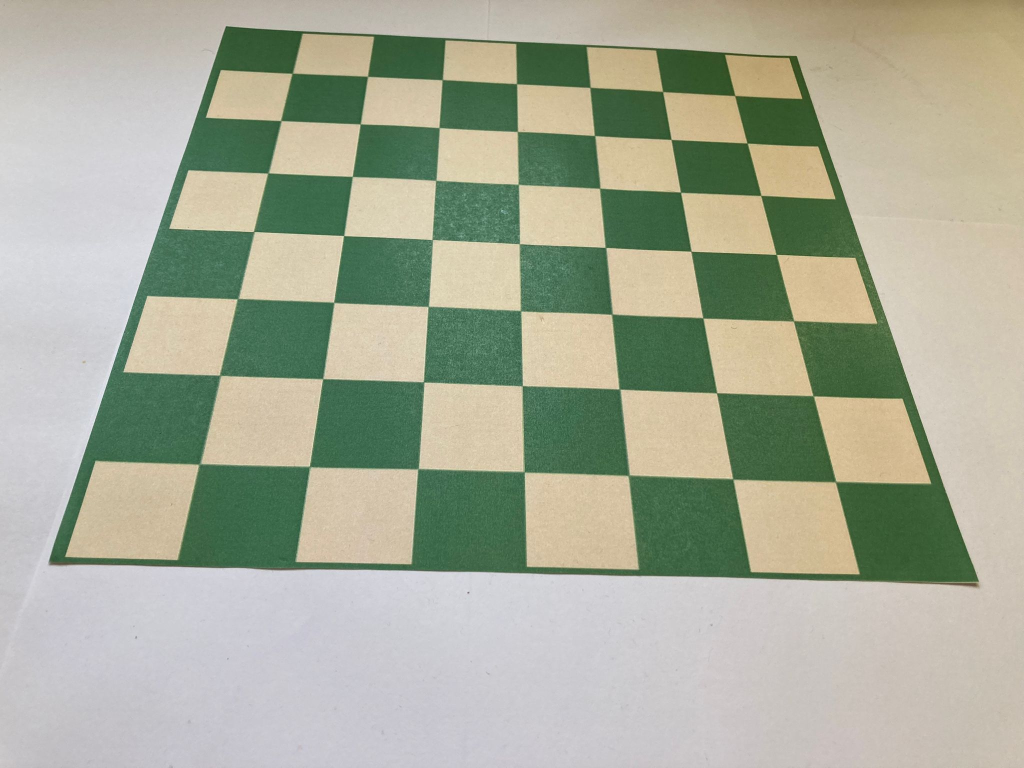
#> input picture testimages/board3.jpg, 2048 x 1536 px (shown at 1/2 size)
$ python chessboardDetector.py
#> lines starting #> are read from the running program, lines starting #| are printed output that depends on the picture
from collections import defaultdict

import cv2
import numpy as np
import scipy.cluster as cluster
from scipy import spatial

COLOR_RED = (0, 0, 255)
COLOR_GREEN = (0, 255, 0)
COLOR_BLUE = (255, 0, 0)
COLOR_YELLOW = (0, 255, 255)
COLOR_WHITE = (255, 255, 255)
COLOR_BLACK = (0, 0, 0)


def display_image(title, image):
    cv2.imshow(title, image)
    cv2.waitKey(0)
    cv2.destroyAllWindows()


"""
    This function takes an image and finds the largest square-shaped object within it using the OpenCV library.
    - Image Preparation:
        Convert the image to grayscale and blur it slightly to reduce noise.
    - Thresholding:
        Turn the grayscale image into a black and white image where objects are separated from the background.
    - Contour Detection:
        Identify the outlines of objects in the black and white image.
    - Find the Largest Square:
        Among all the detected shapes, pick the one that is the largest and has four corners (a square).
"""


def find_largest_square_contour(image):
    gray_img = cv2.cvtColor(image, cv2.COLOR_BGR2GRAY)
    blurred_image = cv2.GaussianBlur(gray_img, (7, 7), 0)
    adaptive_threshold = cv2.adaptiveThreshold(blurred_image, 255, cv2.ADAPTIVE_THRESH_MEAN_C, cv2.THRESH_BINARY_INV, 11,
                                               3)
    contours, _ = cv2.findContours(adaptive_threshold, cv2.RETR_EXTERNAL, cv2.CHAIN_APPROX_SIMPLE)

    # Find the largest square contour
    largest_square_contour = None
    largest_square_area = 0

    for contour in contours:
        epsilon = 0.05 * cv2.arcLength(contour, True)
        approx = cv2.approxPolyDP(contour, epsilon, True)

        if len(approx) == 4:
            area = cv2.contourArea(contour)
            if area > largest_square_area:
                largest_square_area = area
                largest_square_contour = contour

    return largest_square_contour


"""
   code from: https://github.com/andrewleeunderwood/project_MYM/blob/master/cv_chess_functions.py
   The cluster_points method takes a list of points and groups them into clusters based on their proximity.
   1. Pairwise Distances: It calculates the distances between all pairs of input points.
   2. Hierarchical Clustering: It groups points into clusters using single linkage hierarchical clustering based on distance.
   3. Cluster Assignment: Points closer than a specified threshold are put into the same cluster.
   4. Centroids: For each cluster, it computes the centroid (average) of its points.
   5. Sorting: The cluster centroids are sorted based on their y-coordinates and then their x-coordinates.
"""


def cluster_points(points):
    dists = spatial.distance.pdist(points)
    single_linkage = cluster.hierarchy.single(dists)
    #flat_clusters = cluster.hierarchy.fcluster(single_linkage, 15, 'distance') #for bigger image as input
    flat_clusters = cluster.hierarchy.fcluster(single_linkage, 9, 'distance') #for 640x640 image as input
    cluster_dict = defaultdict(list)
    for i in range(len(flat_clusters)):
        cluster_dict[flat_clusters[i]].append(points[i])
    cluster_values = cluster_dict.values()
    clusters = map(lambda arr: (np.mean(np.array(arr)[:, 0]), np.mean(np.array(arr)[:, 1])), cluster_values)
    return sorted(list(clusters), key=lambda k: [k[1], k[0]])


"""
    - If horizontal and vertical lines are provided separately, it computes intersections between them by solving equations based on line parameters.
    - If a list of lines is given, it iterates through pairs, avoiding nearly parallel lines, and calculates their intersections.
"""


def detect_line_intersections(horizontal_lines, vertical_lines, lines):
    intersections = []
    if lines is None:
        # https://github.com/andrewleeunderwood/project_MYM/blob/master/cv_chess_functions.py
        for r_h, t_h in horizontal_lines:
            for r_v, t_v in vertical_lines:
                a = np.array([[np.cos(t_h), np.sin(t_h)], [np.cos(t_v), np.sin(t_v)]])
                b = np.array([r_h, r_v])
                inter_point = np.linalg.solve(a, b)
                intersections.append(inter_point)

    else:
        for i in range(len(lines)):
            for j in range(i + 1, len(lines)):
                line1 = lines[i][0]
                line2 = lines[j][0]

                rho1, theta1 = line1
                rho2, theta2 = line2

                # Check if lines are nearly parallel (threshold may need adjustment)
                if abs(theta1 - theta2) < np.radians(10):
                    continue

                # Calculate intersection point
                a = np.array([
                    [np.cos(theta1), np.sin(theta1)],
                    [np.cos(theta2), np.sin(theta2)]
                ])
                b = np.array([[rho1], [rho2]])

                try:
                    intersection = np.linalg.solve(a, b)

                    x, y = intersection.ravel()
                    x = int(x)
                    y = int(y)

                    intersections.append((x, y))
                except np.linalg.LinAlgError:
                    # Singular matrix, lines are parallel, continue to the next pair
                    continue

    points = cluster_points(intersections)

    return points


"""
   This method draws the edge points of the chessboard frame and returns their coordinates.
   - It separates points into "top" and "bottom" based on their vertical positions in the image.
   - Sorts these points.
   - Extracts the top two and bottom two points.
   - Draws circles and labels for these four points.
   - Calculates margin points slightly offset from the original points.
   - Returns the coordinates of all these points.
"""


def draw_edgepoints(image, points):
    top_left_margin = None
    top_right_margin = None
    bottom_left_margin = None
    bottom_right_margin = None

    top_points = []
    bottom_points = []

    image_width = image.shape[1]
    image_height = image.shape[0]

    # Filter out points with y-values less than or equal to zero
    filtered_points = [point for point in points if point[1] > 0]

    # Iterate through the filtered list of points
    for point in filtered_points:
        x, y = point

        # Determine if the point is in the top or bottom half of the image
        if y < image_height / 2:
            top_points.append((x, y))
        else:
            bottom_points.append((x, y))

    # Sort the top points based on their y-values (ascending order)
    top_points.sort(key=lambda p: p[1])

    # Sort the bottom points based on their y-values (descending order)
    bottom_points.sort(key=lambda p: p[1], reverse=True)

    # Extract the top two and bottom two points
    top_two_points = top_points[:2]
    bottom_two_points = bottom_points[:2]

    # draw the edge points with a margin of 10px
    margin = 10
    for point in top_two_points + bottom_two_points:
        x, y = point

        if x < image_width / 2 and y < image_height / 2:
            top_left_margin = (x - margin, y - margin)
            cv2.circle(image, (int(top_left_margin[0]), int(top_left_margin[1])), 5, COLOR_GREEN, -1)

        elif x >= image_width / 2 and y < image_height / 2:

            top_right_margin = (x + margin, y - margin)
            cv2.circle(image, (int(top_right_margin[0]), int(top_right_margin[1])), 5, COLOR_GREEN, -1)
        elif x < image_width / 2 and y >= image_height / 2:
            bottom_left_margin = (x - margin, y + margin)
            cv2.circle(image, (int(bottom_left_margin[0]), int(bottom_left_margin[1])), 5, COLOR_GREEN, -1)
        else:
            bottom_right_margin = (x + margin, y + margin)
            cv2.circle(image, (int(bottom_right_margin[0]), int(bottom_right_margin[1])), 5, COLOR_GREEN, -1)

        # circle the edgepoints without the margin
        cv2.circle(image, (int(x), int(y)), 5, COLOR_YELLOW, -1)  # Draw yellow circles

    return top_left_margin, top_right_margin, bottom_left_margin, bottom_right_margin


"""
    Function that draws the given points on the image.
"""


# [4 lines left out: function draw_points, not called in this run]


"""
      -   The function begins by defining the region of interest (ROI) as a polygon with specific vertices.
          In this case, it's a quadrilateral with vertices specified by the input parameters top_left_margin,
          top_right_margin, bottom_right_margin, and bottom_left_margin.
      -   It creates a binary mask of the same size as the input canny image, initialized with zeros.
      -   The function fills the ROI area in the mask with white pixels (pixel value 255). This step isolates the area of interest in the mask.
      -   Finally, the function performs a bitwise AND operation between the canny image and the mask.
          This operation retains only the edges and features within the defined ROI, effectively masking out other areas.
      -   The function returns the resulting ROI image, which contains the edge information within the specified region of interest.
"""


def region_of_interest(canny, top_left_margin, top_right_margin, bottom_right_margin, bottom_left_margin):
    # define the region of interest (roi)
    roi = np.array([
        [[top_left_margin[0], top_left_margin[1]]],
        [[top_right_margin[0], top_right_margin[1]]],
        [[bottom_right_margin[0], bottom_right_margin[1]]],
        [[bottom_left_margin[0], bottom_left_margin[1]]]
    ], dtype=np.int32)

    mask = np.zeros_like(canny)

    # Fill the ROI area with white
    cv2.fillPoly(mask, [roi], COLOR_WHITE)

    # Perform bitwise AND operation to extract ROI
    roi_image = cv2.bitwise_and(canny, mask)

    return roi_image


"""
   The _define_chess_grid function organizes detected intersection points into a 9x9 grid, assigns chessboard cell labels,
   and records the coordinates of each cell's corners
"""


# [62 lines left out: function define_chess_grid, not called in this run]


class ChessboardDetection:
    def __init__(self):
        self.max_horizontal_angle_deg = None
        self.min_horizontal_angle_deg = None
        self.max_vertical_angle_deg = None
        self.min_vertical_angle_deg = None


    """
        This method draws in the horizontal and vertical lines detected and skips those which don't fit in the specified range of angles.
        It iterates through the lines detected in the image, where each line is represented by its parameters rho (distance from the origin) and theta (angle with the x-axis).
        For each detected line, it calculates the radians as the angle in radians, and then calculates the coordinates x0, y0, x1, and y2 to draw the line.
        If the line falls within the specified range of horizontal angles (min_horizontal_angle_deg to max_horizontal_angle_deg), it is considered a horizontal line.
        If the line falls within the specified range of vertical angles (min_vertical_angle_deg to max_vertical_angle_deg), it is considered a vertical line.
    """

    def _draw_horizontal_vertical_lines(self, lines, image):
        vertical_lines = []
        horizontal_lines = []

        # Iterate through the new lines and draw them if they meet the criteria
        for line in lines:
            rho, theta = line[0]
            radians = theta
            a = np.cos(radians)
            b = np.sin(radians)
            x0 = a * rho
            y0 = b * rho
            x1 = int(x0 + 1000 * (-b))
            y1 = int(y0 + 1000 * (a))
            x2 = int(x0 - 1000 * (-b))
            y2 = int(y0 - 1000 * (a))

            if (self.min_horizontal_angle_deg <= np.degrees(radians) <= self.max_horizontal_angle_deg):
                cv2.line(image, (x1, y1), (x2, y2), COLOR_RED, 2)
                horizontal_lines.append((rho, theta))

            elif (self.min_horizontal_angle_deg + 180 <= np.degrees(radians) <= self.max_horizontal_angle_deg + 180):
                cv2.line(image, (x1, y1), (x2, y2), COLOR_RED, 2)
                horizontal_lines.append((rho, theta))

            elif (self.min_vertical_angle_deg <= np.degrees(radians) <= self.max_vertical_angle_deg):
                cv2.line(image, (x1, y1), (x2, y2), COLOR_BLUE, 2)
                vertical_lines.append((rho, theta))

            elif (self.min_vertical_angle_deg + 180 <= np.degrees(radians) <= self.max_vertical_angle_deg + 180):
                cv2.line(image, (x1, y1), (x2, y2), COLOR_BLUE, 2)
                vertical_lines.append((rho, theta))

        display_image('Detected Lines', image)

        return horizontal_lines, vertical_lines

    """
        this function detects the frame of the chessboard and returns the coordinates of the edgepoints of the frame
    """

    def _detect_frame(self, image):

        # Find the largest square contour in the image
        largest_square_contour = find_largest_square_contour(image)

        # Draw the largest square contour on the image
        if largest_square_contour is None:
            return None, None, None, None

        cv2.drawContours(image, [largest_square_contour], -1, COLOR_GREEN, 3)

        image = cv2.resize(image, (0, 0), fx=1, fy=1)
        #display_image('Largest Square Contour', image)

        # Define the color range you want to detect (in BGR format) (I only want to consider the green lines and do
        # a hough line detection on them)
        lower_color = np.array(COLOR_GREEN)
        upper_color = np.array(COLOR_GREEN)

        # Create a binary mask for the desired color
        color_mask = cv2.inRange(image, lower_color, upper_color)

        # Perform Hough Line Detection
        # rho is the distance resolution of the accumulator in pixels
        # theta is the angle resolution of the accumulator in radians
        # setting theta to np.pi/180 converts degrees to radians
        # threshold specifies the minimum number of votes required for a line to be considered a valid detection
        lines = cv2.HoughLines(color_mask, rho=0.6, theta=np.pi / 180, threshold=120)

        if lines is None:
            return None, None, None, None

        horizontal_lines = []
        vertical_lines = []

        # Define a small angle tolerance (in degrees) for classifying lines as horizontal or vertical
        angle_tolerance = 45

        # Draw the horizontal and vertical lines on the image
        for line in lines:
            rho, theta = line[0]
            a = np.cos(theta)
            b = np.sin(theta)
            x0 = a * rho
            y0 = b * rho

            x1 = int(x0 + 1000 * (-b))
            y1 = int(y0 + 1000 * a)
            x2 = int(x0 - 1000 * (-b))
            y2 = int(y0 - 1000 * a)
            degrees = np.degrees(theta)

            # Check if the line is approximately horizontal (within angle_tolerance degrees)
            if abs(degrees - 90) < angle_tolerance or abs(degrees + 90) < angle_tolerance:
                vertical_lines.append(line)
                cv2.line(image, (x1, y1), (x2, y2), COLOR_RED, 2)  # Color horizontal lines in red
            # Check if the line is approximately vertical (within angle_tolerance degrees)
            elif abs(degrees) < angle_tolerance or abs(degrees - 180) < angle_tolerance:
                horizontal_lines.append(line)
                cv2.line(image, (x1, y1), (x2, y2), COLOR_BLUE, 2)  # Color vertical lines in blue

        # Find maximum and minimum angles for horizontal lines
        if not len(horizontal_lines) == 0:
            max_horizontal_angle = max(np.degrees(line[0][1]) for line in horizontal_lines)
            min_horizontal_angle = min(np.degrees(line[0][1]) for line in horizontal_lines)

        # Find maximum and minimum angles for vertical lines
        if not len(vertical_lines) == 0:
            max_vertical_angle = max(np.degrees(line[0][1]) for line in vertical_lines)
            min_vertical_angle = min(np.degrees(line[0][1]) for line in vertical_lines)

        # Consider that the angle of the line can be written in two ways (e.g. 0 degrees and 180 degrees)
        if max_horizontal_angle > 45:
            max_horizontal_angle = max_horizontal_angle - 180
        if min_horizontal_angle > 45:
            min_horizontal_angle = min_horizontal_angle - 180
        if max_vertical_angle > 135:
            max_vertical_angle = max_vertical_angle - 180
        if min_vertical_angle > 135:
            min_vertical_angle = min_vertical_angle - 180

        if max_horizontal_angle < min_horizontal_angle:
            temp = max_horizontal_angle
            max_horizontal_angle = min_horizontal_angle
            min_horizontal_angle = temp
        if max_vertical_angle < min_vertical_angle:
            temp = max_vertical_angle
            max_vertical_angle = min_vertical_angle
            min_vertical_angle = temp

        # store for the grid detection later
        self.max_horizontal_angle_deg = max_horizontal_angle + 2
        self.min_horizontal_angle_deg = min_horizontal_angle - 2
        self.max_vertical_angle_deg = max_vertical_angle + 2
        self.min_vertical_angle_deg = min_vertical_angle - 2

        #display_image('Detected Lines', image)

        points = detect_line_intersections(None, None, lines)

        #draw_all_interesection_points(image, points)
        display_image('Clustered Intersection Points', image)

        (top_left_margin,
         top_right_margin,
         bottom_left_margin,
         bottom_right_margin) = draw_edgepoints(image, points)

        #display_image('Frame Detection', image)

        return top_left_margin, top_right_margin, bottom_left_margin, bottom_right_margin

    """
        This function is called after the _detect_frame function.
        It detects the chessboard grid and returns the grid and the image with the grid drawn on it.
    """

    def _detect_grid(self, top_left_margin, top_right_margin, bottom_left_margin, bottom_right_margin, image):
        gray_image = cv2.cvtColor(image, cv2.COLOR_BGR2GRAY)

        # The (7, 7) tuple represents the kernel size for blurring. You can adjust the kernel size for more or less blurring.
        blurred_image = cv2.GaussianBlur(gray_image, (7, 7), 0)

        # Adjust the threshold values to filter out more or fewer edges
        canny = cv2.Canny(blurred_image, threshold1=30, threshold2=150)

        #display_image('Canny Edge Detection', canny)

        roi_image = region_of_interest(canny, top_left_margin, top_right_margin, bottom_right_margin,
                                       bottom_left_margin)

        # Probabilistic Hough Line Transform:
        # looks for lines in the edge-detected image
        # rho: This parameter represents the resolution of the accumulator in pixels. It specifies the distance resolution of the Hough grid. In this case, it is set to 1 pixel.
        # theta: This parameter specifies the angle resolution of the accumulator in radians. It determines the angular precision at which lines will be detected. In this case, it is set to np.pi / 180, which corresponds to 1 degree.
        # threshold: This is the threshold value that determines the minimum number of votes (or edge pixels) required for a line to be considered as a detected line.
        # minLineLength: This parameter specifies the minimum length of a line (in pixels) to be considered as a valid line segment
        # maxLineGap: This parameter specifies the maximum gap (in pixels) between line segments that can be connected into a single line.
        linesP = cv2.HoughLinesP(roi_image, rho=1, theta=np.pi / 180, threshold=40, lines=None, minLineLength=10,
                                 maxLineGap=20)

        num_lines = linesP.shape[0]

        if num_lines > 0:
            for i in range(num_lines):
                line = linesP[i][0]
                cv2.line(image, (line[0], line[1]), (line[2], line[3]), COLOR_RED, 2, cv2.LINE_AA)


        #display_image('Probabilistic Hough Line Transformation', image)

        # do a hough line detection on only the red lines
        # Define the color range you want to detect (in BGR format)
        lower_color = np.array(COLOR_RED)
        upper_color = np.array(COLOR_RED)

        # Create a binary mask for the desired color
        color_mask = cv2.inRange(image, lower_color, upper_color)

        blurred_image = cv2.GaussianBlur(color_mask, (7, 7), 0)

        #display_image('Blurred Image', blurred_image)

        # Apply Canny edge detection
        edges = cv2.Canny(blurred_image, threshold1=60, threshold2=120)

        #display_image('Canny Edge Detection', edges)

        # Perform Hough Line Detection
        #lines = cv2.HoughLines(edges, 0.5, np.pi / 180, threshold=90) #when image is read in big
        lines = cv2.HoughLines(edges, 0.6, np.pi / 180, threshold=70)

        # Draw the horizontal and vertical lines on the image
        horizontal_lines, vertical_lines = self._draw_horizontal_vertical_lines(lines, image)

        # detect line intersections
        points = detect_line_intersections(horizontal_lines, vertical_lines, None)

        if len(points) != 81:
            return None, image

        # Draw intersection points
        draw_points(image, points)

        #display_image('Clustered Intersection Points', image)

        # create grid and label the cells with chess field names
        grid = define_chess_grid(image, points)

        display_image("Chess Grid", image)

        return grid, image

    def detect_chessboard(self, image):
        original_image = image.copy()

        top_left_margin, top_right_margin, bottom_left_margin, bottom_right_margin = self._detect_frame(
            image)
        if top_left_margin is None or top_right_margin is None or bottom_left_margin is None or bottom_right_margin is None:
            return None, image
        else:
            grid, image = self._detect_grid(top_left_margin, top_right_margin, bottom_left_margin, bottom_right_margin,
                                            original_image)
            if grid is not None:
                return grid, image


if __name__ == "__main__":
    detector = ChessboardDetection()
    board_img = cv2.imread('testimages/board3.jpg')
#> board_img is the input picture: shape (1536, 2048, 3); mean B, G, R 152.4, 171.7, 167.5
    board_img = cv2.resize(board_img, (0, 0), fx=0.4, fy=0.4)
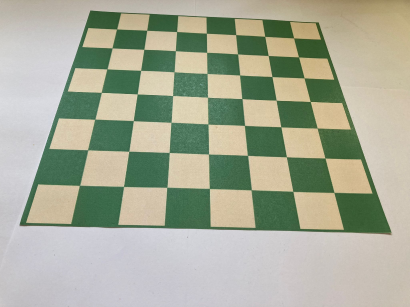
#> board_img: shape (614, 819, 3) (shown at 1/2 size); mean B, G, R 152.3, 171.6, 167.4
    grid, image = detector.detect_chessboard(board_img)
#> in find_largest_square_contour, `gray_img = cv2.cvtColor(image, cv2.COLOR_BGR2GRAY)`:
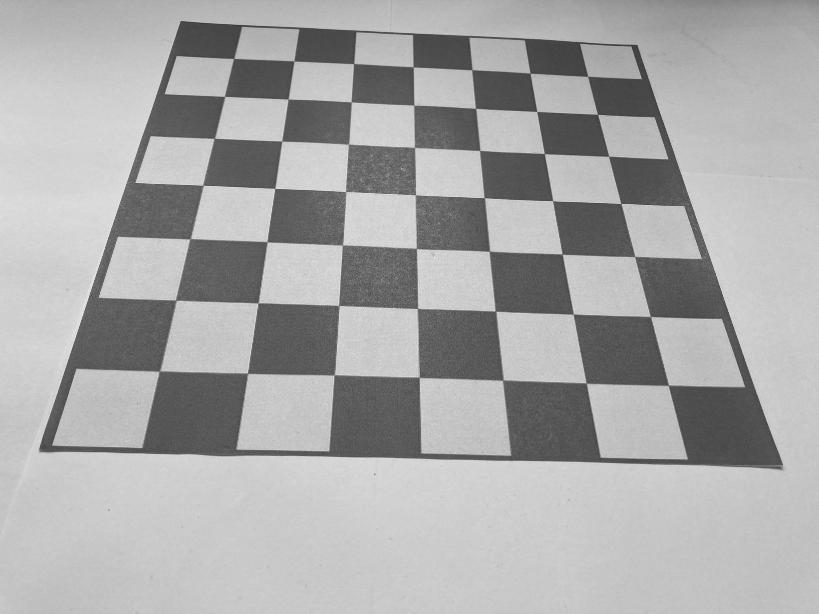
#> gray_img: shape (614, 819); min 54, max 236, mean 168.2
#> (the rest of the program and of its run is left out)
